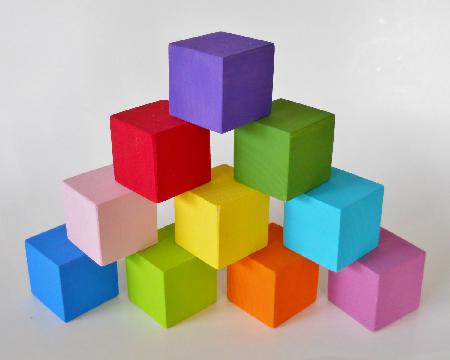
#> input picture Robot_Code/Image Recognition/vision/pictures/blocks.jpg, 450 x 360 px, found by its file name
$ python numpy_threshold.py
#> lines starting #> are read from the running program, lines starting #| are printed output that depends on the picture; after the words box and inside, x2 and y2 are one past the last pixel; in counts of white or black regions, pixels touching at a corner belong together
import cv2
import numpy as np

image = cv2.imread('../../pictures/blocks.jpg')
#> image is the input picture: shape (360, 450, 3); mean B, G, R 158.8, 167.7, 178.8

# this is for the color red
lower_red = np.array([0, 0, 100])
upper_red = np.array([100, 32, 255])

# find the colors within the specified boundaries and apply the mask
mask = cv2.inRange(image, lower_red, upper_red)
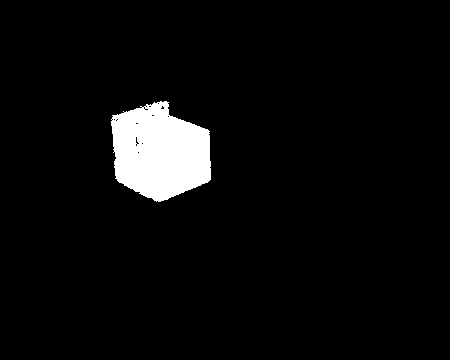
#> mask: shape (360, 450); 4.6% white; 1 white region, box (x1, y1, x2, y2) and area: (111, 101, 211, 202) 7488
output = cv2.bitwise_and(image, image, mask = mask)
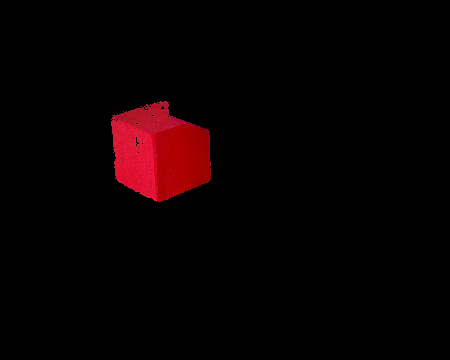
#> output: shape (360, 450, 3); mean B, G, R 1.3, 0.5, 8.8

# show the images
cv2.imshow("images", np.hstack([image, output]))
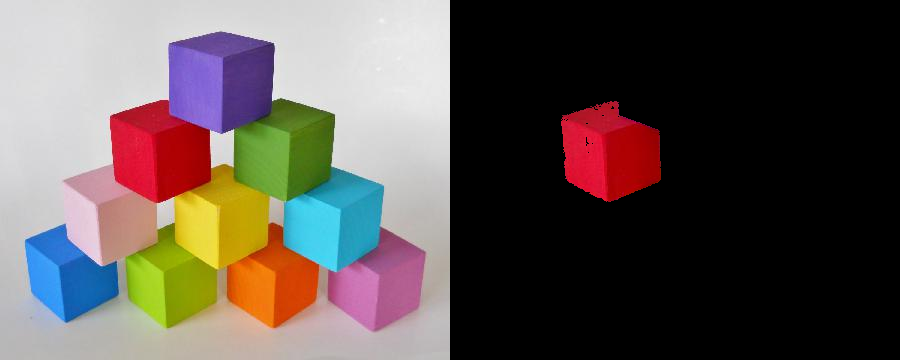
#> window 'images': shape (360, 900, 3); mean B, G, R 80.1, 84.1, 93.8
cv2.waitKey(0)
